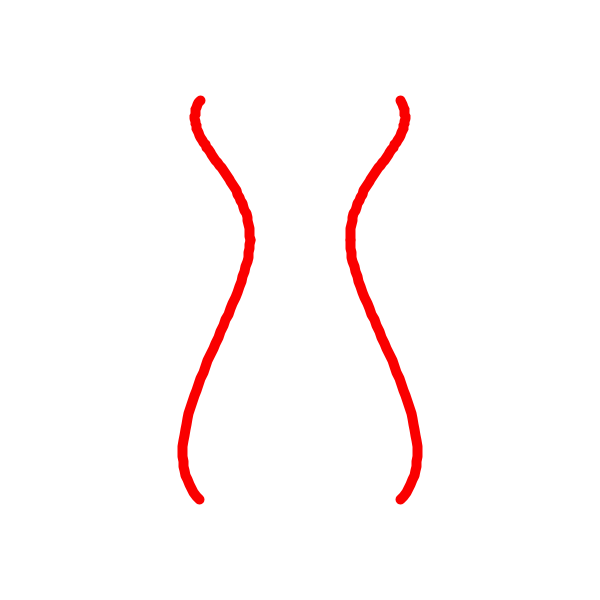
Frame 1 (no input)
Frame 60 (the mouse pressed at the canvas centre just before this capture): identical to frame 1, image omitted
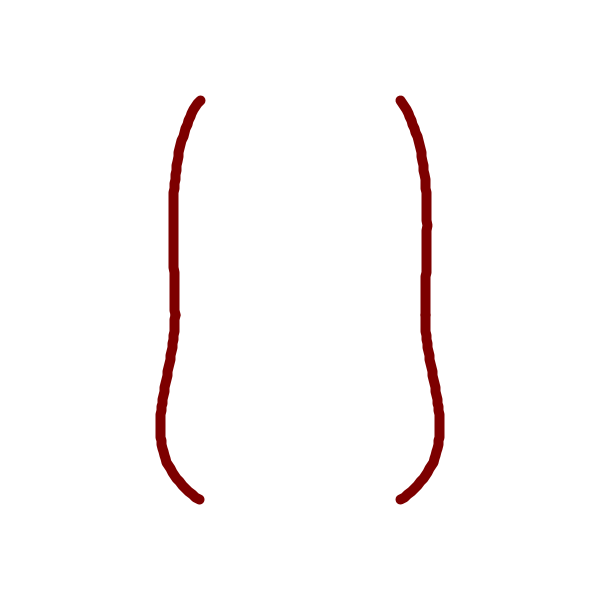
Frame 120 (the mouse held since frame 60 and released just before this capture)

The Processing sketch that drew these frames (run headless with seeded random() and noise(); from frame 60 on, the mouse is pressed at the canvas centre):

// Processing sketch: processing_174264
// ── processing_174264.pde

void setup() { 
  size(600, 600);
}
void catmullRom (float x1, float y1, float x2, float y2, 
float x3, float y3, float x4, float y4) { // equivalent to Processing curve() function
  beginShape();
  for (float t=0; t<=1; t+=0.02) {
    float t2 = t*t;
    float t3 = t2*t;
    float x= (-.5*x1 + 1.5*x2 -1.5*x3 + .5*x4)*t3 + (x1 -2.5*x2 +2*x3 -.5*x4)*t2 + (-.5*x1 + .5*x3)*t + x2; 
    float y= (-.5*y1 + 1.5*y2 -1.5*y3 + .5*y4)*t3 + (y1 -2.5*y2 +2*y3 -.5*y4)*t2 + (-.5*y1 + .5*y3)*t + y2; 
    vertex(x, y);
  }
  endShape();
}
void draw() { 
  background(255);
  
  strokeWeight(10);
  float w= map(mouseX,0,600,50,200);
  float r= map(mouseX,0,600,250,0);

  stroke(r,0,0);
  catmullRom(200, 0, 400, 100, 300+w, 250+w-60, 400, width-100 ); 
  catmullRom(400, 100, 300+w,250+w-60, 400,width-100, 0, width);
 
  catmullRom(400, 0, 200, 100, 300-w, 250+w-60, 200, width-100 ); 
  catmullRom(200, 100, 300-w,250+w-60, 200,width-100, 600, width);
}
